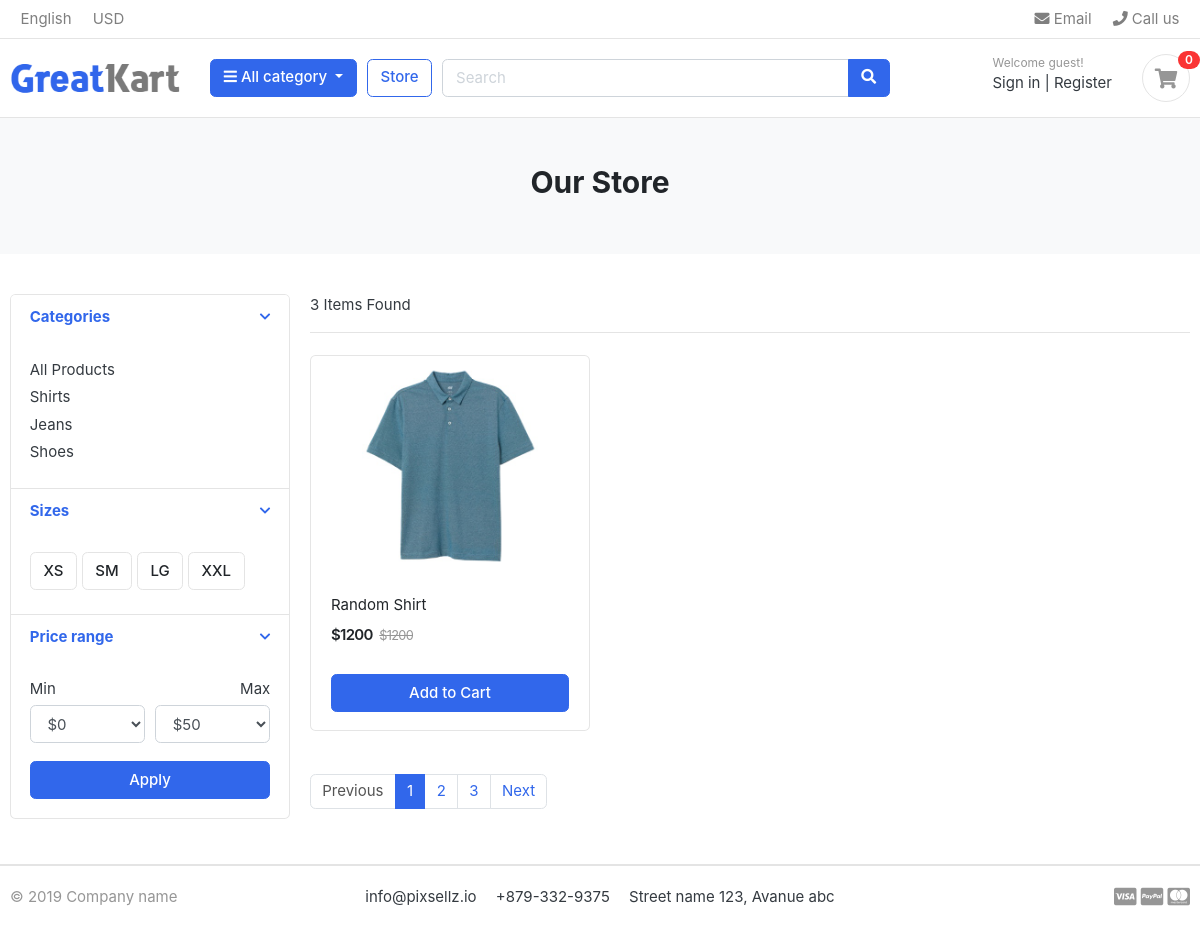
/store/, run on the app's committed database.
### category/models.py (models this page shows, shortened)
class Category(models.Model):
    category_name = models.CharField(max_length=100)
    slug = models.SlugField(max_length=100,unique=True, blank=True, null=True)
    description = models.TextField(max_length=500, blank=True, null=True)
    cat_image = models.ImageField(upload_to='images/categories',blank=True,default='default.jpg')
    class Meta:
        verbose_name = 'Category'
        verbose_name_plural = 'Categories'
    def get_url(self):
        return reverse('products_by_category', args=[self.slug])

### store/models.py (models this page shows, shortened)
class Product(models.Model):
    product_name = models.CharField(max_length=100,unique=True)
    slug =  models.SlugField(max_length=100,unique=True)
    description = models.TextField(max_length=100,blank=True,null=True)
    price = models.IntegerField()
    images = models.ImageField(upload_to='images/product')
    stock = models.IntegerField()
    is_available = models.BooleanField(default=True)
    category = models.ForeignKey(Category, on_delete=models.CASCADE)
    created_date = models.DateTimeField(auto_now_add=True)
    modified_date = models.DateTimeField(auto_now=True)
    def get_url(self):
        return reverse('product_detail',args=[self.category.slug,self.slug])

### store/views.py (the view)
# urls.py: path('store/',include('store.urls')),
def store(request,category_slug=None):
    categories = None
    products = None
    if category_slug != None:
        categories = get_object_or_404(Category,slug=category_slug)
        products = Product.objects.filter(category=categories,is_available=True).order_by('id')
        paginator = Paginator(products,1)
        page = request.GET.get('page')
        paged_products = paginator.get_page(page)
        products_count = products.count()
    else:
        products = Product.objects.all().filter(is_available=True).order_by('id')
        paginator = Paginator(products,1)
        page = request.GET.get('page')
        paged_products = paginator.get_page(page)
        products_count = products.count()
    context = {
        'products':paged_products,
        'product_count':products_count
    }
    return render(request,'store/store.html',context)

### cart/context_processor.py (called while the page is built)
def counter(request):
    cart_count=0
    if 'admin' in request.path:
        return {}
    else:
        try:
            cart = Cart.objects.filter(cart_id=_cart_id(request))
            cart_items = CartItem.objects.all().filter(cart=cart[:1])
            for cart_item in cart_items:
                cart_count += cart_item.quantity
        except Cart.DoesNotExist:
            cart_count = 0
    return dict(cart_count=cart_count)

### cart/views.py (called while the page is built)
def _cart_id(request):
    cart = request.session.session_key
    if not cart:
        cart=request.session.create()
    return cart

### category/context_processor.py (called while the page is built)
def menu_links(request):
    links = Category.objects.all()
    return dict(links=links)

### templates/store/store.html (shortened to what this page needs)
{% extends 'base.html' %}
{% load static %}
{% block content %}
<section class="section-pagetop bg">
    <div class="container">
        {% if 'search' in request.path %}
        <h2 class="title-page text-center" >Search Result for {{keyword}} </h2>
        {%else%}
        <h2 class="title-page text-center">Our Store</h2>
        {% endif %}
    </div>
    </section>
<section class="section-content padding-y">
    <div class="container">
    <div class="row">
        <aside class="col-md-3">
    <div class="card">
        <article class="filter-group">
            <header class="card-header">
                <a href="#" data-toggle="collapse" data-target="#collapse_1" aria-expanded="true" class="">
                    <i class="icon-control fa fa-chevron-down"></i>
                    <h6 class="title">Categories</h6>
                </a>
            </header>
            <div class="filter-content collapse show" id="collapse_1" style="">
                <div class="card-body">
                    <ul class="list-menu">
                    <li><a href="{% url 'store' %}">All Products</a></li>
                    {% for category in links %}
                    <li><a href="{{ category.get_url }}">{{ category.category_name }}</a></li>
                    {% endfor %}
                    </ul>
                </div>
            </div>
        </article>
        <article class="filter-group">
            <header class="card-header">
                <a href="#" data-toggle="collapse" data-target="#collapse_4" aria-expanded="true" class="">
                    <i class="icon-control fa fa-chevron-down"></i>
                    <h6 class="title">Sizes </h6>
                </a>
            </header>
            <div class="filter-content collapse show" id="collapse_4" style="">
                <div class="card-body">
                  <label class="checkbox-btn">
                    <span class="btn btn-light"> XS </span>
                  </label>
                  <label class="checkbox-btn">
                    <span class="btn btn-light"> SM </span>
                  </label>
                  <label class="checkbox-btn">
                    <span class="btn btn-light"> LG </span>
                  </label>
                  <label class="checkbox-btn">
                    <span class="btn btn-light"> XXL </span>
                  </label>
            </div>
            </div>
        </article>
        <article class="filter-group">
            <header class="card-header">
                <a href="#" data-toggle="collapse" data-target="#collapse_3" aria-expanded="true" class="">
                    <i class="icon-control fa fa-chevron-down"></i>
                    <h6 class="title">Price range </h6>
                </a>
            </header>
            <div class="filter-content collapse show" id="collapse_3" style = "">
                <div class="card-body">
                    <div class="form-row">
                    <div class="form-group col-md-6">
                      <label>Min</label>
                          <select class="mr-2 form-control">
                            <option value="0">$0</option>
                        </select>
                    </div>
                    <div class="form-group text-right col-md-6">
                      <label>Max</label>
                          <select class="mr-2 form-control">
                            <option value="50">$50</option>
                        </select>
                    </div>
                    </div>
                    <button class="btn btn-block btn-primary">Apply</button>
                </div>
            </div>
        </article>
    </div>
        </aside>
        <main class="col-md-9">
    <header class="border-bottom mb-4 pb-3">
            <div class="form-inline">
                <span class="mr-md-auto">{{product_count}} Items Found </span>
            </div>
    </header>
    <div class="row">
        {% if products %}
        {% for product in products %}
        <div class="col-md-4">
            <figure class="card card-product-grid">
                <div class="img-wrap">
                    <a href="{{product.get_url}}"><img src="{{product.images.url}}"></a>
                </div>
                <figcaption class="info-wrap">
                    <div class="fix-height">
                        <a href="{{product.get_url}}" class="title">{{product.product_name}}</a>
                        <div class="price-wrap mt-2">
                            <span class="price">${{product.price}}</span>
                            <del class="price-old">${{product.price}}</del>
                        </div>
                    </div>
                    {% if product.stock == 0 %}
                    <h5 class='text-danger text-center'> Out of Stock </h5>
                    <a href="{{product.get_url}}" class="btn btn-block btn-primary">View Details </a>
                    {% else %}
                    <a href="{{product.get_url}}" class="btn btn-block btn-primary">Add to Cart </a>
                    {% endif %}
                </figcaption>
            </figure>
        </div>
        {% endfor %}
        {% else %}
        <h2>No Search Result Found</h2>
        {% endif %}
    </div>
    <nav class="mt-4" aria-label="Page navigation sample">
    {% if products.has_other_pages %}
      <ul class="pagination">
        {% if products.has_previous %}
        <li class="page-item"><a class="page-link" href="?page={{products.previous_page_number}}">Previous</a></li>
        {% else %}
        <li class="page-item disabled"><a class="page-link" href="#">Previous</a></li>
        {% endif %}
        {% for i in products.paginator.page_range %}
            {% if products.number == i %}
                <li class="page-item active"><a class="page-link" href="#">{{i}}</a></li>
            {% else %}
                <li class="page-item"><a class="page-link" href="?page={{i}}">{{i}}</a></li>
            {% endif %}
        {% endfor %}
        {% if products.has_next %}
        <li class="page-item"><a class="page-link" href="?page={{products.next_page_number}}">Next</a></li>
        {% else %}
        <li class="page-item disabled"><a class="page-link" href="#">Next</a></li>
        {% endif %}
    </ul>
    {% endif %}
    </nav>
        </main>
    </div>
    </div>
    </section>
{% endblock %}

### STATIC/css/ui.css (style rules this page uses)
html { font-family: "Inter", sans-serif; font-size: 15px; }
.img-wrap { text-align: center; display: block; }
.img-wrap img { max-width: 100%; }
.price-wrap { letter-spacing: -0.7px; }
.padding-y { padding-top: 40px; padding-bottom: 40px; }
figure { margin-bottom: 0; }
article:after, .form-group:after { display: block; clear: both; content: ""; }
.bg { background-color: #f8f9fa; }
.title-page { color: #212529; }
.btn-light { background-color: #fff; border-color: #e4e4e4; }
[class*=list-] li:after { visibility: hidden; display: block; content: ""; overflow: hidden; height: 0; clear: both; }
.list-menu { list-style: none; margin: 0; padding-left: 0; }
.list-menu li { margin-bottom: 5px; }
.list-menu a { color: #343a40; }
[class*=card-product] a.title { color: #212529; display: block; }
[class*=card-product] .img-wrap { overflow: hidden; position: relative; }
[class*=card-product] .img-wrap img { height: 100%; max-width: 100%; width: auto; display: inline-block; -o-object-fit: cover; object-fit: cover; }
.card-product-grid { margin-bottom: 20px; }
.card-product-grid .img-wrap { border-radius: 0.2rem 0.2rem 0 0; height: 220px; }
.card-product-grid .info-wrap { overflow: hidden; padding: 18px 20px; }
.card-product-grid .fix-height { height: 80px; overflow: hidden; }
.card .img-wrap { overflow: hidden; }
.price { font-weight: 600; color: #212529; }
.price-old { color: #969696; margin-left: 3px; font-size: 85%; }
.icon-control { margin-top: 5px; float: right; font-size: 80%; }
.card-header .title { margin-bottom: 0; line-height: 1.5; }
.filter-group { border-bottom: 1px solid #e4e4e4; }
.filter-group .card-header { border-bottom: 0; }
.filter-group:last-child { border-bottom: 0; }
.checkbox-btn { position: relative; }
.section-pagetop { padding: 45px 0; }

### data on the page
Category: category_name "Shirts"
Category: category_name "Jeans"
Category: category_name "Shoes"
Product: images (picture), product_name "Random Shirt", price "1200"

### other printed values
{{ cart_count }} "0"
{{ product_count }} "3"
{{ i }} "1"
{{ i }} "2" "3"
